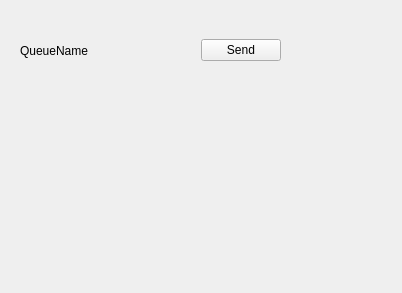
<?xml version="1.0" encoding="UTF-8"?>
<ui version="4.0">
 <class>Form</class>
 <widget class="QWidget" name="Form">
  <property name="geometry">
   <rect>
    <x>0</x>
    <y>0</y>
    <width>402</width>
    <height>293</height>
   </rect>
  </property>
  <property name="windowTitle">
   <string>Form</string>
  </property>
  <widget class="QWidget" name="horizontalLayoutWidget">
   <property name="geometry">
    <rect>
     <x>20</x>
     <y>30</y>
     <width>261</width>
     <height>41</height>
    </rect>
   </property>
   <layout class="QHBoxLayout" name="horizontalLayout">
    <item>
     <widget class="QLabel" name="label">
      <property name="text">
       <string>QueueName</string>
      </property>
     </widget>
    </item>
    <item>
     <spacer name="horizontalSpacer">
      <property name="orientation">
       <enum>Qt::Horizontal</enum>
      </property>
      <property name="sizeHint" stdset="0">
       <size>
        <width>40</width>
        <height>20</height>
       </size>
      </property>
     </spacer>
    </item>
    <item>
     <widget class="QPushButton" name="sendMessage">
      <property name="text">
       <string>Send</string>
      </property>
     </widget>
    </item>
   </layout>
  </widget>
 </widget>
 <resources/>
 <connections/>
</ui>
